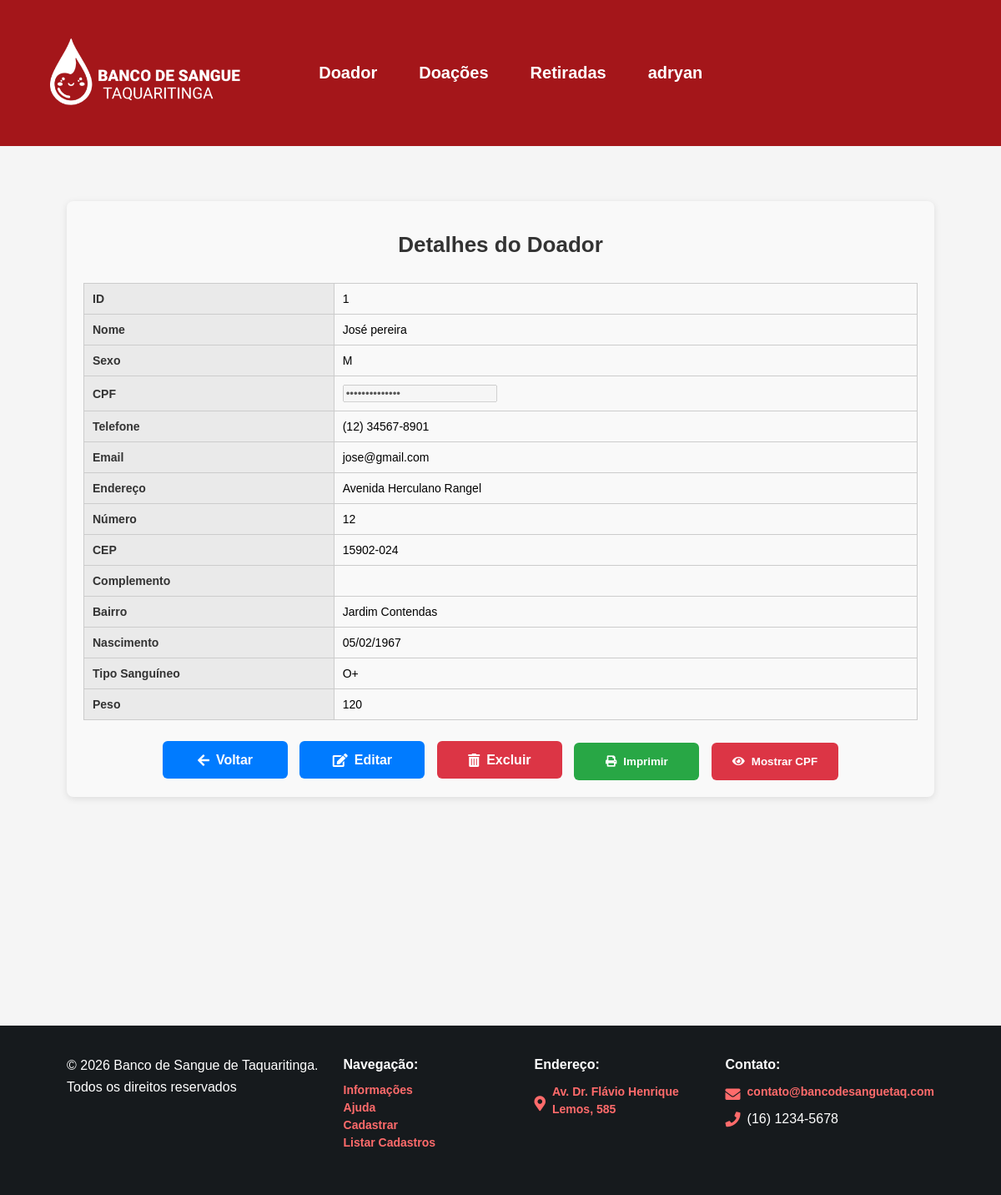
The app's page /sistema.php?page=listar2&id=1 (signed in) with its own data.
### tables this page shows
CREATE TABLE `cadastrobs` (
  `id` int(10) UNSIGNED NOT NULL,
  `nome` varchar(45) NOT NULL,
  `sexo` char(1) NOT NULL,
  `cpf` varchar(20) NOT NULL,
  `telefone` varchar(20) NOT NULL,
  `email` varchar(255) NOT NULL,
  `endereco` varchar(100) NOT NULL,
  `numero` int(6) NOT NULL,
  `cep` varchar(20) NOT NULL,
  `complemento` varchar(100) NOT NULL,
  `bairro` varchar(50) NOT NULL,
  `nasc` date NOT NULL,
  `ts` varchar(4) NOT NULL,
  `datedonation` date NOT NULL,
  `peso` int(11) NOT NULL
);

### listar2.php (the view, shortened to what this page needs)
<?php
include('config.php');
$id = intval($_GET['id']);
$sql = "SELECT * FROM cadastrobs WHERE id = $id";
$result = $conn->query($sql);
$doador = $result->fetch_object();
?>
<div class="doador-detalhes-container">
    <h1 class="doador-detalhes-titulo">Detalhes do Doador</h1>
    <div class="doador-detalhes-tabela-container">
        <table class="doador-detalhes-tabela" id="printTable">
            <tr><th>ID</th><td><?php echo $doador->id; ?></td></tr>
            <tr><th>Nome</th><td><?php echo htmlspecialchars($doador->nome); ?></td></tr>
            <tr><th>Sexo</th><td><?php echo $doador->sexo; ?></td></tr>
            <tr><th>CPF</th><td><input type="password" id="cpfField" value="<?php echo htmlspecialchars($doador->cpf); ?>" disabled></td></tr>
            <tr><th>Telefone</th><td><?php echo $doador->telefone; ?></td></tr>
            <tr><th>Email</th><td><?php echo $doador->email; ?></td></tr>
            <tr><th>Endereço</th><td><?php echo $doador->endereco; ?></td></tr>
            <tr><th>Número</th><td><?php echo $doador->numero; ?></td></tr>
            <tr><th>CEP</th><td><?php echo $doador->cep; ?></td></tr>
            <tr><th>Complemento</th><td><?php echo $doador->complemento; ?></td></tr>
            <tr><th>Bairro</th><td><?php echo $doador->bairro; ?></td></tr>
            <tr><th>Nascimento</th><td><?php echo (new DateTime($doador->nasc))->format('d/m/Y'); ?></td></tr>
            <tr><th>Tipo Sanguíneo</th><td><?php echo $doador->ts; ?></td></tr>
            <tr><th>Peso</th><td><?php echo $doador->peso; ?></td></tr>
        </table>
    </div>
    <div class="doador-detalhes-voltar">
        <a href="?page=listar" class="doador-detalhes-btn">
            <i class="fas fa-arrow-left"></i> Voltar
        </a>
        <a href="?page=editar&id=<?php echo $doador->id; ?>" class="doador-detalhes-btn">
            <i class="fas fa-edit"></i> Editar
        </a>
        <a href="?page=excluir&id=<?php echo $doador->id; ?>" class="doador-detalhes-btn btn-excluir" onclick="return confirm('Tem certeza que deseja excluir este doador?');">
            <i class="fas fa-trash-alt"></i> Excluir
        </a>
        <button class="doador-detalhes-btn imprimir-btn" onclick="printTable()">
            <i class="fas fa-print"></i> Imprimir
        </button>
        <button class="doador-detalhes-btn btn-exibir-cpf" onclick="toggleCpfVisibility(this)">
            <i class="fas fa-eye"></i> Mostrar CPF
        </button>
    </div>
</div>
<link rel="stylesheet" href="https://cdnjs.cloudflare.com/ajax/libs/font-awesome/5.15.3/css/all.min.css">

### style.css (style rules this page uses)
body, html { margin: 0; padding: 0; box-sizing: border-box; background-color: #F5F5F5; height: 100%; font-family: Arial, sans-serif; transition: opacity 0.5s ease-out; }
*, *::before, *::after { box-sizing: border-box; }

### listar2.php (style rules this page uses)
.doador-detalhes-container { max-width: 100%; margin: 30px auto; padding: 20px; background-color: #f9f9f9; border-radius: 8px; box-shadow: 0 2px 8px rgba(0, 0, 0, 0.1); }
.doador-detalhes-titulo { text-align: center; margin-bottom: 30px; color: #333; font-size: 26px; }
.doador-detalhes-tabela-container { width: 100%; overflow: hidden; }
.doador-detalhes-tabela { width: 100%; border-collapse: collapse; font-size: 14px; table-layout: fixed; }
.doador-detalhes-tabela th, .doador-detalhes-tabela td { padding: 10px; border: 1px solid #ccc; text-align: left; vertical-align: middle; word-wrap: break-word; overflow-wrap: break-word; }
.doador-detalhes-tabela th { background-color: #eaeaea; color: #333; width: 30%; }
.doador-detalhes-voltar { text-align: center; margin-top: 25px; }
.doador-detalhes-btn { background-color: #007BFF; cursor: pointer; color: white; padding: 10px 25px; border: none; border-radius: 6px; text-decoration: none; font-weight: bold; transition: background-color 0.2s ease; margin: 0 5px; display: inline-flex; align-items: center; height: 45px; min-width: 150px; justify-content: center; line-height: 1; }
.btn-exibir-cpf, .btn-excluir { background-color: #dc3545; }
.doador-detalhes-btn.imprimir-btn { background-color: #28a745; }
.doador-detalhes-btn i { margin-right: 8px; }

### records on screen
cadastrobs: id "1", nome "José pereira", sexo "M", telefone "(12) 34567-8901", email "jose@gmail.com", endereco "Avenida Herculano Rangel", numero "12", cep "15902-024", bairro "Jardim Contendas", nasc "05/02/1967", ts "O+", peso "120"

### other values on screen
$_SESSION['usuario'] "adryan"
